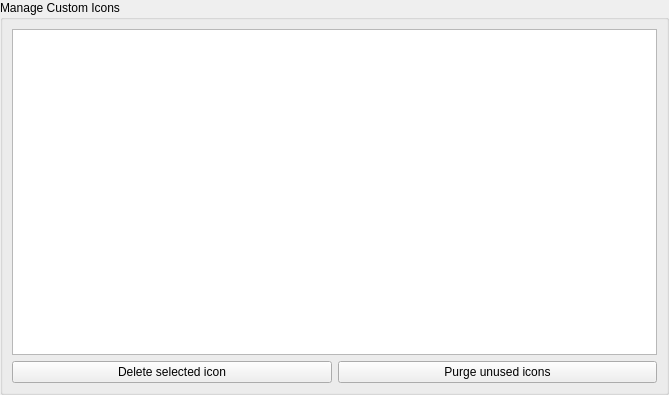
<?xml version="1.0" encoding="UTF-8"?>
<ui version="4.0">
 <class>DatabaseSettingsWidgetIcons</class>
 <widget class="QWidget" name="DatabaseSettingsWidgetIcons">
  <property name="geometry">
   <rect>
    <x>0</x>
    <y>0</y>
    <width>669</width>
    <height>395</height>
   </rect>
  </property>
  <property name="sizePolicy">
   <sizepolicy hsizetype="MinimumExpanding" vsizetype="Preferred">
    <horstretch>0</horstretch>
    <verstretch>0</verstretch>
   </sizepolicy>
  </property>
  <property name="minimumSize">
   <size>
    <width>450</width>
    <height>0</height>
   </size>
  </property>
  <layout class="QVBoxLayout" name="verticalLayout">
   <property name="leftMargin">
    <number>0</number>
   </property>
   <property name="topMargin">
    <number>0</number>
   </property>
   <property name="rightMargin">
    <number>0</number>
   </property>
   <property name="bottomMargin">
    <number>0</number>
   </property>
   <item>
    <widget class="QGroupBox" name="groupBox">
     <property name="title">
      <string>Manage Custom Icons</string>
     </property>
     <layout class="QVBoxLayout" name="verticalLayout">
      <item>
       <widget class="QListView" name="customIconsView">
        <property name="editTriggers">
         <set>QAbstractItemView::NoEditTriggers</set>
        </property>
        <property name="movement">
         <enum>QListView::Static</enum>
        </property>
        <property name="flow">
         <enum>QListView::LeftToRight</enum>
        </property>
        <property name="isWrapping" stdset="0">
         <bool>true</bool>
        </property>
        <property name="resizeMode">
         <enum>QListView::Adjust</enum>
        </property>
        <property name="spacing">
         <number>4</number>
        </property>
        <property name="viewMode">
         <enum>QListView::ListMode</enum>
        </property>
       </widget>
      </item>
      <item>
       <layout class="QHBoxLayout" name="customIconButtonsHorizontalLayout">
        <item>
         <widget class="QPushButton" name="deleteButton">
          <property name="text">
           <string>Delete selected icon</string>
          </property>
         </widget>
        </item>
        <item>
         <widget class="QPushButton" name="purgeButton">
          <property name="toolTip">
           <string>Delete all custom icons not in use by any entry or group</string>
          </property>
          <property name="accessibleName">
           <string>Delete all custom icons not in use by any entry or group</string>
          </property>
          <property name="text">
           <string>Purge unused icons</string>
          </property>
         </widget>
        </item>
       </layout>
      </item>
     </layout>
    </widget>
   </item>
  </layout>
 </widget>
 <resources/>
 <connections/>
</ui>
